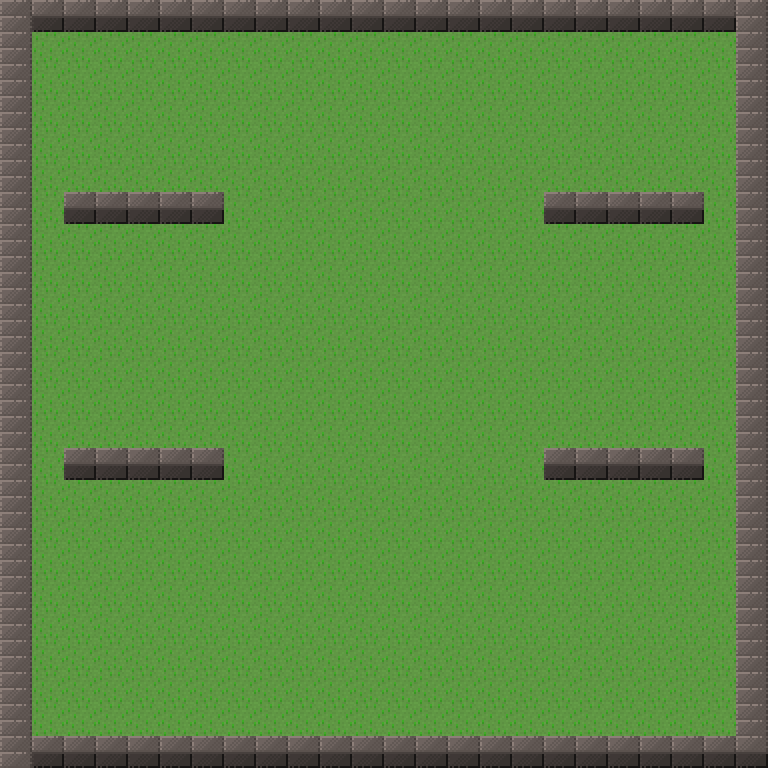

This is a level from a 2D game, rendered from its Tiled map with the project's own tilesets. A one-line summary and the complete map file follow:
An orthogonal 24x24 tile map with 32x32 px tiles, 2 tile layers (background, walls) and 7 objects (6x enemy, player).

<map version="1.0" tiledversion="1.0.2" orientation="orthogonal" renderorder="right-down" width="24" height="24" tilewidth="32" tileheight="32" nextobjectid="9">
 <tileset firstgid="1" name="tileset" tilewidth="32" tileheight="32" tilecount="90" columns="15">
  <image source="tileset.png" width="480" height="192" />
 </tileset>
 <layer name="background" width="24" height="24">
  <data encoding="csv">
2,2,2,2,2,2,2,2,2,2,2,2,2,2,2,2,2,2,2,2,2,2,2,2,
2,2,2,2,2,2,2,2,2,2,2,2,2,2,2,2,2,2,2,2,2,2,2,2,
2,2,2,2,2,2,2,2,2,2,2,2,2,2,2,2,2,2,2,2,2,2,2,2,
2,2,2,2,2,2,2,2,2,2,2,2,2,2,2,2,2,2,2,2,2,2,2,2,
2,2,2,2,2,2,2,2,2,2,2,2,2,2,2,2,2,2,2,2,2,2,2,2,
2,2,2,2,2,2,2,2,2,2,2,2,2,2,2,2,2,2,2,2,2,2,2,2,
2,2,2,2,2,2,2,2,2,2,2,2,2,2,2,2,2,2,2,2,2,2,2,2,
2,2,2,2,2,2,2,2,2,2,2,2,2,2,2,2,2,2,2,2,2,2,2,2,
2,2,2,2,2,2,2,2,2,2,2,2,2,2,2,2,2,2,2,2,2,2,2,2,
2,2,2,2,2,2,2,2,2,2,2,2,2,2,2,2,2,2,2,2,2,2,2,2,
2,2,2,2,2,2,2,2,2,2,2,2,2,2,2,2,2,2,2,2,2,2,2,2,
2,2,2,2,2,2,2,2,2,2,2,2,2,2,2,2,2,2,2,2,2,2,2,2,
2,2,2,2,2,2,2,2,2,2,2,2,2,2,2,2,2,2,2,2,2,2,2,2,
2,2,2,2,2,2,2,2,2,2,2,2,2,2,2,2,2,2,2,2,2,2,2,2,
2,2,2,2,2,2,2,2,2,2,2,2,2,2,2,2,2,2,2,2,2,2,2,2,
2,2,2,2,2,2,2,2,2,2,2,2,2,2,2,2,2,2,2,2,2,2,2,2,
2,2,2,2,2,2,2,2,2,2,2,2,2,2,2,2,2,2,2,2,2,2,2,2,
2,2,2,2,2,2,2,2,2,2,2,2,2,2,2,2,2,2,2,2,2,2,2,2,
2,2,2,2,2,2,2,2,2,2,2,2,2,2,2,2,2,2,2,2,2,2,2,2,
2,2,2,2,2,2,2,2,2,2,2,2,2,2,2,2,2,2,2,2,2,2,2,2,
2,2,2,2,2,2,2,2,2,2,2,2,2,2,2,2,2,2,2,2,2,2,2,2,
2,2,2,2,2,2,2,2,2,2,2,2,2,2,2,2,2,2,2,2,2,2,2,2,
2,2,2,2,2,2,2,2,2,2,2,2,2,2,2,2,2,2,2,2,2,2,2,2,
2,2,2,2,2,2,2,2,2,2,2,2,2,2,2,2,2,2,2,2,2,2,2,2
</data>
 </layer>
 <layer name="walls" width="24" height="24">
  <data encoding="csv">
86,71,71,71,71,71,71,71,71,71,71,71,71,71,71,71,71,71,71,71,71,71,71,86,
86,0,0,0,0,0,0,0,0,0,0,0,0,0,0,0,0,0,0,0,0,0,0,86,
86,0,0,0,0,0,0,0,0,0,0,0,0,0,0,0,0,0,0,0,0,0,0,86,
86,0,0,0,0,0,0,0,0,0,0,0,0,0,0,0,0,0,0,0,0,0,0,86,
86,0,0,0,0,0,0,0,0,0,0,0,0,0,0,0,0,0,0,0,0,0,0,86,
86,0,0,0,0,0,0,0,0,0,0,0,0,0,0,0,0,0,0,0,0,0,0,86,
86,0,71,71,71,71,71,0,0,0,0,0,0,0,0,0,0,71,71,71,71,71,0,86,
86,0,0,0,0,0,0,0,0,0,0,0,0,0,0,0,0,0,0,0,0,0,0,86,
86,0,0,0,0,0,0,0,0,0,0,0,0,0,0,0,0,0,0,0,0,0,0,86,
86,0,0,0,0,0,0,0,0,0,0,0,0,0,0,0,0,0,0,0,0,0,0,86,
86,0,0,0,0,0,0,0,0,0,0,0,0,0,0,0,0,0,0,0,0,0,0,86,
86,0,0,0,0,0,0,0,0,0,0,0,0,0,0,0,0,0,0,0,0,0,0,86,
86,0,0,0,0,0,0,0,0,0,0,0,0,0,0,0,0,0,0,0,0,0,0,86,
86,0,0,0,0,0,0,0,0,0,0,0,0,0,0,0,0,0,0,0,0,0,0,86,
86,0,71,71,71,71,71,0,0,0,0,0,0,0,0,0,0,71,71,71,71,71,0,86,
86,0,0,0,0,0,0,0,0,0,0,0,0,0,0,0,0,0,0,0,0,0,0,86,
86,0,0,0,0,0,0,0,0,0,0,0,0,0,0,0,0,0,0,0,0,0,0,86,
86,0,0,0,0,0,0,0,0,0,0,0,0,0,0,0,0,0,0,0,0,0,0,86,
86,0,0,0,0,0,0,0,0,0,0,0,0,0,0,0,0,0,0,0,0,0,0,86,
86,0,0,0,0,0,0,0,0,0,0,0,0,0,0,0,0,0,0,0,0,0,0,86,
86,0,0,0,0,0,0,0,0,0,0,0,0,0,0,0,0,0,0,0,0,0,0,86,
86,0,0,0,0,0,0,0,0,0,0,0,0,0,0,0,0,0,0,0,0,0,0,86,
86,0,0,0,0,0,0,0,0,0,0,0,0,0,0,0,0,0,0,0,0,0,0,86,
86,71,71,71,71,71,71,71,71,71,71,71,71,71,71,71,71,71,71,71,71,71,71,71
</data>
 </layer>
 <objectgroup name="objects">
  <object id="1" name="player" type="player" gid="62" x="364" y="380" width="32" height="32" />
  <object id="2" name="enemy6" type="enemy" gid="17" x="569" y="126" width="32" height="32" />
  <object id="4" name="enemy1" type="enemy" gid="17" x="96" y="129" width="32" height="32" />
  <object id="5" name="enemy5" type="enemy" gid="17" x="572" y="340" width="32" height="32" />
  <object id="6" name="enemy4" type="enemy" gid="17" x="570" y="617" width="32" height="32" />
  <object id="7" name="enemy3" type="enemy" gid="17" x="157" y="630" width="32" height="32" />
  <object id="8" name="enemy2" type="enemy" gid="17" x="112" y="360" width="32" height="32" />
 </objectgroup>
</map>